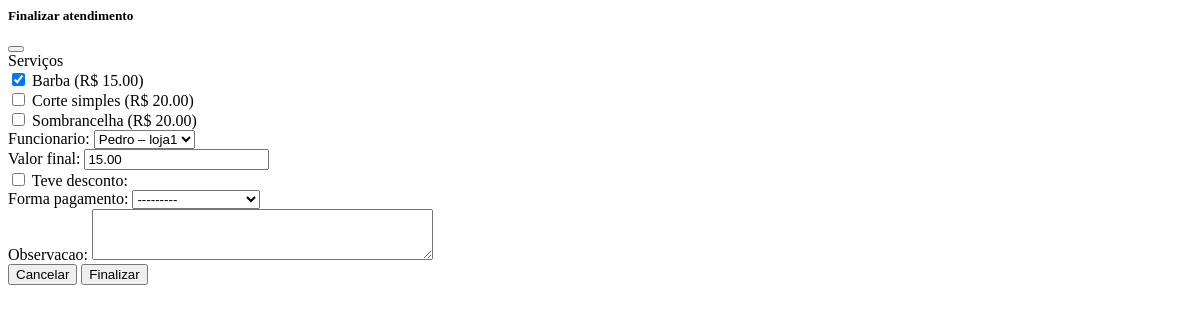
The page /appointments/agendamentos/16/finalizar/ (signed in) on the database as committed earlier.
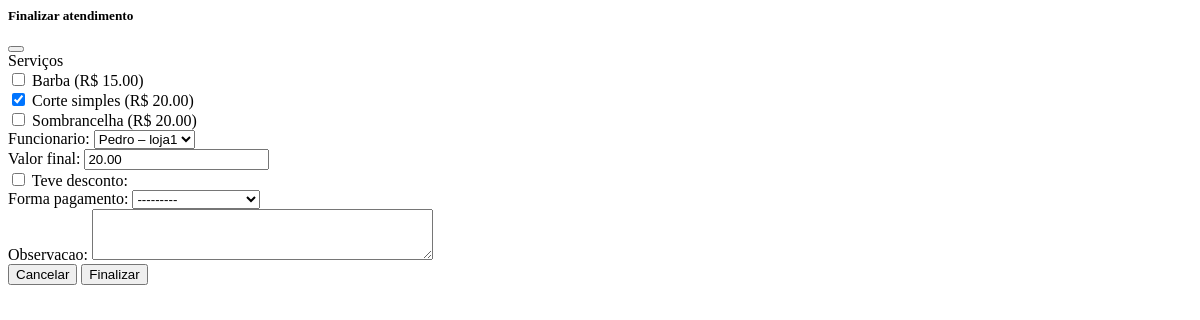
The same page on the database as committed later.
### apps/cadastro/models.py (models this page shows, shortened)
class Servico(models.Model):
    loja = models.ForeignKey(Loja, on_delete=models.CASCADE, related_name='servicos')
    nome = models.CharField(max_length=160)
    slug = models.SlugField(max_length=180, blank=True)
    descricao = models.TextField(blank=True)
    duracao_minutos = models.PositiveSmallIntegerField(validators=[MinValueValidator(1)], default=30)
    preco = models.DecimalField(max_digits=10, decimal_places=2, validators=[MinValueValidator(0)])
    profissionais = models.ManyToManyField('Funcionario', related_name='servicos', blank=True)
    ativo = models.BooleanField(default=True)
    criado_em = models.DateTimeField(auto_now_add=True)
    atualizado_em = models.DateTimeField(auto_now=True)
    class Meta:
        verbose_name = "Serviço"
        verbose_name_plural = "Serviços"
        ordering = ("nome",)
        unique_together = (("loja", "slug"),)

### apps/appointments/models.py (models this page shows, shortened)
class Agendamento(models.Model):
    cliente = models.ForeignKey(
        settings.AUTH_USER_MODEL,
        on_delete=models.CASCADE,
        related_name="agendamentos"
    )
    loja = models.ForeignKey("cadastro.Loja", on_delete=models.CASCADE, related_name="agendamentos")
    funcionario = models.ForeignKey("cadastro.Funcionario", on_delete=models.CASCADE, related_name="agendamentos")
    servicos = models.ManyToManyField("cadastro.Servico", related_name="agendamentos")
    duracao_total_minutos = models.PositiveIntegerField(default=0)
    data = models.DateField()
    hora = models.TimeField()
    criado_em = models.DateTimeField(auto_now_add=True)
    confirmado = models.BooleanField(default=False)
    class FormaPagamento(models.TextChoices):
        PIX = "pix", "PIX"
        DEBITO = "debito", "Débito"
        DINHEIRO = "dinheiro", "Dinheiro"
        CREDITO = "credito", "Cartão de Crédito"
    valor_final = models.DecimalField(
        max_digits=10, decimal_places=2, null=True, blank=True
    )
    teve_desconto = models.BooleanField(default=False)
    forma_pagamento = models.CharField(
        max_length=20, choices=FormaPagamento.choices, blank=True, null=True
    )
    observacao = models.TextField(blank=True)
    finalizado_em = models.DateTimeField(blank=True, null=True)

### apps/appointments/views.py (the view)
# urls.py: path("agendamentos/<int:pk>/finalizar/", views.finalizar_agendamento, name="finalizar_agendamento"),
@login_required
def finalizar_agendamento(request, pk):
    agendamento = get_object_or_404(Agendamento, pk=pk, loja__owner=request.user)
    if request.method == "POST":
        form = FinalizarAtendimentoForm(
            request.POST, instance=agendamento, loja=agendamento.loja
        )
        if form.is_valid():
            ag = form.save(commit=False)
            total = form.cleaned_data["servicos"].aggregate(total=Sum("preco"))["total"] or 0
            ag.valor_final = total
            ag.confirmado = True
            ag.finalizado_em = timezone.now()
            ag.save()
            form.save_m2m()
            lojas = request.user.lojas.order_by("nome")
            loja_id = request.POST.get("loja_filtro") or request.POST.get("loja")
            loja_sel = (
                get_object_or_404(lojas, pk=loja_id)
                if loja_id
                else (lojas.first() if lojas.exists() else None)
            )
            base = Agendamento.objects.filter(loja__owner=request.user)
            if loja_sel:
                base = base.filter(loja=loja_sel)
            ctx = {
                "lojas": lojas,
                "loja": loja_sel,
                "pendentes": base.filter(confirmado=False).order_by("criado_em")[:20],
                "realizados": base.filter(confirmado=True).order_by("-criado_em")[:20],
                "total_pendentes": base.filter(confirmado=False).count(),
                "total_realizados": base.filter(confirmado=True).count(),
            }
            response = render(
                request, "accounts/partials/owner_home_agendamentos.html", ctx
            )
            response["HX-Retarget"] = "#agendamentos-section"
            response["HX-Reswap"] = "outerHTML"
            return response
    else:
        total = agendamento.servicos.aggregate(total=Sum("preco"))["total"] or 0
        form = FinalizarAtendimentoForm(
            instance=agendamento, loja=agendamento.loja, initial={"valor_final": total}
        )
    return render(
        request,
        "appointments/partials/finalizar_agendamento.html",
        {"agendamento": agendamento, "form": form},
        status=400 if request.method == "POST" else 200,
    )

### apps/appointments/forms.py
class FinalizarAtendimentoForm(forms.ModelForm):
    servicos = forms.ModelMultipleChoiceField(
        queryset=Servico.objects.none(),
        widget=forms.CheckboxSelectMultiple,
        error_messages={"required": "Selecione pelo menos um serviço."},
    )
    class Meta:
        model = Agendamento
        fields = [
            "funcionario",
            "servicos",
            "valor_final",
            "teve_desconto",
            "forma_pagamento",
            "observacao",
        ]
        widgets = {
            "valor_final": forms.NumberInput(attrs={"readonly": "readonly"}),
            "observacao": forms.Textarea(attrs={"rows": 3}),
        }
    def __init__(self, *args, loja=None, **kwargs):
        super().__init__(*args, **kwargs)
        if loja is not None:
            self.fields["funcionario"].queryset = loja.funcionarios.all()
            self.fields["servicos"].queryset = loja.servicos.all()
        if self.instance.pk:
            self.initial["servicos"] = [
                str(pk) for pk in self.instance.servicos.values_list("pk", flat=True)
            ]

### apps/cadastro/models.py (called while the page is built)
    def __str__(self):
        return f'{self.nome} – {self.loja.nome}'

### apps/appointments/templates/appointments/partials/finalizar_agendamento.html (shortened to what this page needs)
<div class="modal-header">
  <h5 class="modal-title">Finalizar atendimento</h5>
  <button type="button" class="btn-close" data-bs-dismiss="modal" aria-label="Fechar"></button>
</div>
<div class="modal-body">
  <form method="post"
        hx-post="{% url 'appointments:finalizar_agendamento' agendamento.pk %}"
        hx-target="#modalShell .modal-content"
        hx-swap="innerHTML"
        hx-include="#filtro-agendamentos"
        hx-on="htmx:afterRequest: if (event.detail.xhr.status < 400) { try { bootstrap.Modal.getOrCreateInstance(document.getElementById('modalShell')).hide(); } catch(e) {} }">
    <div class="mb-3">
      <label class="form-label">Serviços</label>
      {% for s in form.fields.servicos.queryset %}
        <div class="form-check">
          <input class="form-check-input servico-checkbox" type="checkbox" name="servicos" value="{{ s.pk }}" id="servico{{ s.pk }}" data-preco="{{ s.preco }}"{% if s.pk|stringformat:'s' in form.servicos.value %} checked{% endif %}>
          <label class="form-check-label" for="servico{{ s.pk }}">{{ s.nome }} (R$ {{ s.preco }})</label>
        </div>
      {% endfor %}
    </div>
    <div class="mb-3">
      {{ form.funcionario.label_tag }}
      {{ form.funcionario }}
    </div>
    <div class="mb-3">
      {{ form.valor_final.label_tag }}
      {{ form.valor_final }}
    </div>
    <div class="mb-3 form-check">
      {{ form.teve_desconto }} {{ form.teve_desconto.label_tag }}
    </div>
    <div class="mb-3">
      {{ form.forma_pagamento.label_tag }}
      {{ form.forma_pagamento }}
    </div>
    <div class="mb-3">
      {{ form.observacao.label_tag }}
      {{ form.observacao }}
    </div>
    <div class="d-flex justify-content-end gap-2">
      <button type="button" class="btn btn-outline-secondary" data-bs-dismiss="modal">Cancelar</button>
      <button type="submit" class="btn btn-primary">Finalizar</button>
    </div>
  </form>
</div>

Rows that differ between the two databases and show on the page:
computed for Servico "Barba": servicos "☑" → "☐"
computed for Servico "Corte simples": servicos "☐" → "☑"
changed Agendamento "Pedro – loja1": valor_final "15.00" → "20.00"
